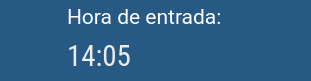
     <widget class="QGroupBox" name="groupBox_44">
      <property name="geometry">
       <rect>
        <x>50</x>
        <y>470</y>
        <width>311</width>
        <height>81</height>
       </rect>
      </property>
      <property name="styleSheet">
       <string notr="true">background-color: rgb(128, 128, 128);
background-color:rgb(99, 119, 163);
background-color:rgb(39, 89, 133);

border-radius:10%;</string>
      </property>
      <property name="title">
       <string/>
      </property>
      <widget class="QLabel" name="label_89">
       <property name="geometry">
        <rect>
         <x>-29</x>
         <y>-40</y>
         <width>251</width>
         <height>21</height>
        </rect>
       </property>
       <property name="font">
        <font>
         <family>Sans Serif</family>
         <pointsize>16</pointsize>
         <weight>75</weight>
         <italic>false</italic>
         <bold>true</bold>
        </font>
       </property>
       <property name="styleSheet">
        <string notr="true">background-color:transparent;
color:rgb(101, 179, 0)</string>
       </property>
       <property name="text">
        <string/>
       </property>
      </widget>
      <widget class="QWidget" name="layoutWidget_11">
       <property name="geometry">
        <rect>
         <x>0</x>
         <y>0</y>
         <width>301</width>
         <height>74</height>
        </rect>
       </property>
       <layout class="QGridLayout" name="gridLayout_6">
        <item row="1" column="1">
         <widget class="QLabel" name="he">
          <property name="font">
           <font>
            <family>Roboto Condensed</family>
            <pointsize>22</pointsize>
            <weight>50</weight>
            <italic>false</italic>
            <bold>false</bold>
           </font>
          </property>
          <property name="styleSheet">
           <string notr="true">background-color:transparent;
color:rgb(236, 236, 236);
</string>
          </property>
          <property name="text">
           <string>14:05</string>
          </property>
         </widget>
        </item>
        <item row="1" column="3">
         <widget class="QLabel" name="label_7">
          <property name="text">
           <string/>
          </property>
         </widget>
        </item>
        <item row="1" column="2">
         <spacer name="horizontalSpacer_29">
          <property name="orientation">
           <enum>Qt::Horizontal</enum>
          </property>
          <property name="sizeHint" stdset="0">
           <size>
            <width>40</width>
            <height>20</height>
           </size>
          </property>
         </spacer>
        </item>
        <item row="1" column="0">
         <spacer name="horizontalSpacer_30">
          <property name="orientation">
           <enum>Qt::Horizontal</enum>
          </property>
          <property name="sizeHint" stdset="0">
           <size>
            <width>40</width>
            <height>20</height>
           </size>
          </property>
         </spacer>
        </item>
        <item row="0" column="1">
         <widget class="QLabel" name="hs_27">
          <property name="font">
           <font>
            <family>Roboto</family>
            <pointsize>16</pointsize>
            <weight>50</weight>
            <italic>false</italic>
            <bold>false</bold>
           </font>
          </property>
          <property name="styleSheet">
           <string notr="true">background-color:transparent;
color:rgb(255, 255, 255)
</string>
          </property>
          <property name="text">
           <string>Hora de entrada:</string>
          </property>
         </widget>
        </item>
       </layout>
      </widget>
     </widget>
